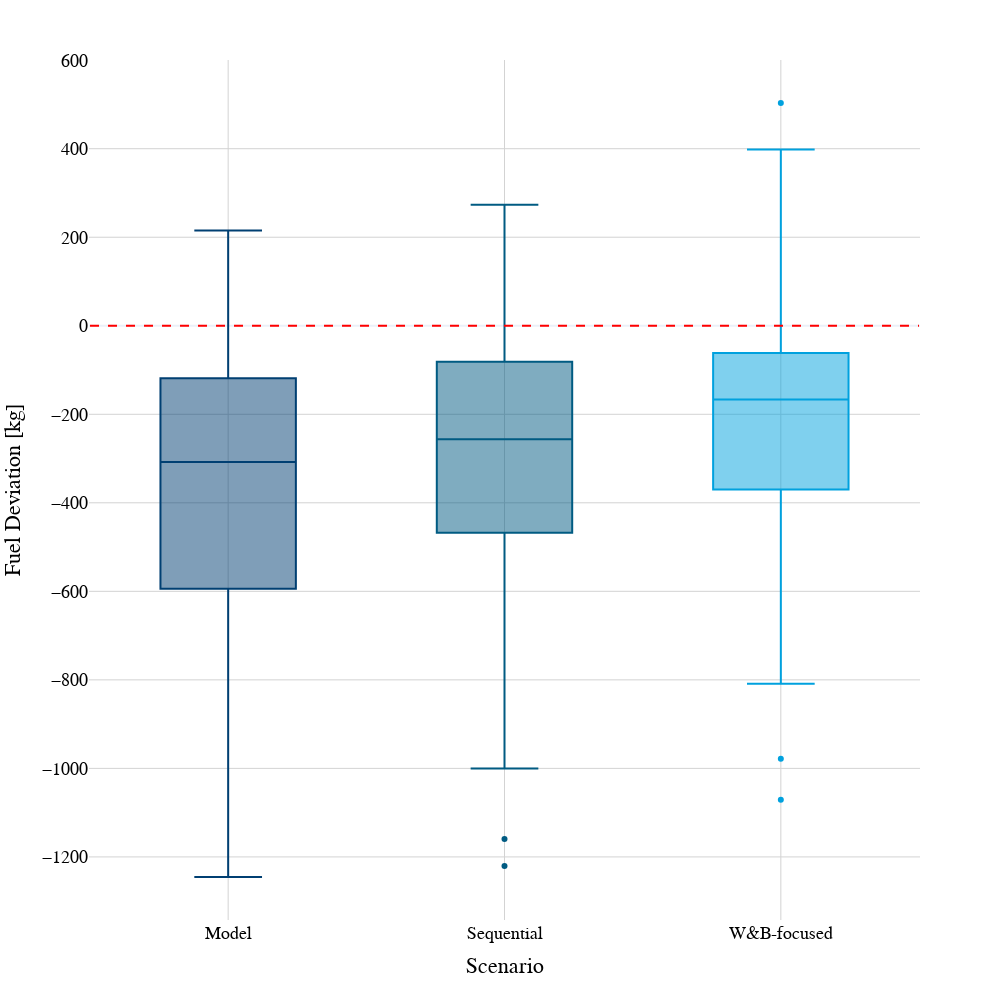

The notebook cell saved with this chart:
### Code cell
grouped_data = combined_results[:-2][['Fuel Deviation_model', 'Fuel Deviation_baseline', 'Fuel Deviation_optimized_actual']]
data_for_boxplot = grouped_data.melt(var_name='Model Type', value_name='Fuel Deviation')

model_type_mapping = {
    'Fuel Deviation_model': 'Model',
    'Fuel Deviation_baseline': 'Sequential',
    'Fuel Deviation_optimized_actual': 'W&B-focused'
}

# Replace model types with new labels
data_for_boxplot['Model Type'] = data_for_boxplot['Model Type'].map(model_type_mapping)


fig = px.box(data_for_boxplot, 
             x='Model Type', 
             y='Fuel Deviation', 
             color='Model Type',
             color_discrete_sequence=colors)

fig.update_layout(xaxis_title='Scenario',
                  yaxis_title='Fuel Deviation [kg]',
                  template='plotly_white', 
                  plot_bgcolor='white',  
                  paper_bgcolor='white',  
                  font=dict(family='Arial, sans-serif', size=18, color='black'),
                  height = 1000,
                  width = 1000,
                  showlegend=False
)

fig.add_shape(type='line',
              x0=-0.5,
              y0=0,
              x1=2.5,
              y1=0,
              line=dict(color='red', dash='dash'))

fig.update_xaxes(showgrid=True, gridwidth=1, gridcolor='LightGrey')
fig.update_yaxes(showgrid=True, gridwidth=1, gridcolor='LightGrey')
fig.show()

### Figure 1 — Plotly figure (JSON) as saved in the notebook; plotly's stock layout.template omitted (floating-point values rounded to 4 significant figures)
{"data": [{"alignmentgroup": "True", "hovertemplate": "Model Type=%{x}<br>Fuel Deviation=%{y}<extra></extra>", "legendgroup": "Model", "marker": {"color": "#003F72"}, "name": "Model", "notched": false, "offsetgroup": "Model", "orientation": "v", "showlegend": true, "type": "box", "x": ["Model", "Model", "Model", "Model", "Model", "Model", "Model", "Model", "Model", "Model", "Model", "Model", "Model", "Model", "Model", "Model", "Model", "Model", "Model", "Model", "Model", "Model", "Model", "Model", "Model", "Model", "Model", "Model", "Model", "Model", "Model", "Model", "Model", "Model", "Model", "Model", "Model", "Model", "Model", "Model", "Model", "Model", "Model", "Model", "Model", "Model", "Model", "Model", "Model", "Model", "Model", "Model", "Model", "Model", "Model", "Model", "Model", "Model", "Model", "Model", "Model", "Model", "Model", "Model", "Model", "Model", "Model", "Model", "Model", "Model", "Model", "Model", "Model", "Model", "Model", "Model", "Model", "Model", "Model", "Model", "Model", "Model", "Model", "Model", "Model", "Model", "Model", "Model", "Model", "Model", "Model", "Model", "Model", "Model", "Model", "Model", "Model", "Model", "Model", "Model", "Model", "Model", "Model", "Model", "Model", "Model", "Model", "Model", "Model", "Model", "Model"], "x0": " ", "xaxis": "x", "y": [-129.5, -638.2, -852.0, -321.2, -533.5, -156.6, -118.2, -1062.0, -625.0, -692.3, -359.5, -7.74, -300.8, -124.7, 31.3, -491.2, -93.52, -392.2, -1.482, 66.26, -307.8, -470.8, -28.37, -422.4, -722.0, -285.8, -739.9, -791.0, -525.8, -177.7, -594.7, -678.5, -701.7, -404.2, -148.9, -214.8, -211.7, -579.9, -217.9, -358.6, -324.0, -424.6, -498.9, -38.46, -741.8, -450.7, -611.1, -264.8, -758.4, -605.0, -375.5, -93.35, -670.6, -391.1, -906.7, 8.2, 30.15, -209.0, -190.2, -10.88, -36.68, -124.9, 10.01, -162.1, -292.6, -106.2, 142.8, -176.9, 215.3, -11.47, -79.85, -200.8, -744.8, -403.3, -176.3, -232.5, -109.3, -1101.0, -378.0, -419.7, -331.2, -829.9, -270.4, -440.6, -280.2, -279.3, -502.8, 74.33, -306.6, -394.5, -937.3, -516.4, -79.75, -571.0, -39.12, -593.5, -654.0, -635.9, -5.596, -219.6, -1245.0, -119.9, -7.523, -766.5, -711.6, -22.11, -128.1, -116.9, -850.2, -1165.0, -46.31], "y0": " ", "yaxis": "y"}, {"alignmentgroup": "True", "hovertemplate": "Model Type=%{x}<br>Fuel Deviation=%{y}<extra></extra>", "legendgroup": "Sequential", "marker": {"color": "#005B82"}, "name": "Sequential", "notched": false, "offsetgroup": "Sequential", "orientation": "v", "showlegend": true, "type": "box", "x": ["Sequential", "Sequential", "Sequential", "Sequential", "Sequential", "Sequential", "Sequential", "Sequential", "Sequential", "Sequential", "Sequential", "Sequential", "Sequential", "Sequential", "Sequential", "Sequential", "Sequential", "Sequential", "Sequential", "Sequential", "Sequential", "Sequential", "Sequential", "Sequential", "Sequential", "Sequential", "Sequential", "Sequential", "Sequential", "Sequential", "Sequential", "Sequential", "Sequential", "Sequential", "Sequential", "Sequential", "Sequential", "Sequential", "Sequential", "Sequential", "Sequential", "Sequential", "Sequential", "Sequential", "Sequential", "Sequential", "Sequential", "Sequential", "Sequential", "Sequential", "Sequential", "Sequential", "Sequential", "Sequential", "Sequential", "Sequential", "Sequential", "Sequential", "Sequential", "Sequential", "Sequential", "Sequential", "Sequential", "Sequential", "Sequential", "Sequential", "Sequential", "Sequential", "Sequential", "Sequential", "Sequential", "Sequential", "Sequential", "Sequential", "Sequential", "Sequential", "Sequential", "Sequential", "Sequential", "Sequential", "Sequential", "Sequential", "Sequential", "Sequential", "Sequential", "Sequential", "Sequential", "Sequential", "Sequential", "Sequential", "Sequential", "Sequential", "Sequential", "Sequential", "Sequential", "Sequential", "Sequential", "Sequential", "Sequential", "Sequential", "Sequential", "Sequential", "Sequential", "Sequential", "Sequential", "Sequential", "Sequential", "Sequential", "Sequential", "Sequential", "Sequential"], "x0": " ", "xaxis": "x", "y": [-199.0, -638.3, -851.9, -321.2, -533.5, -156.6, -118.2, -1000.0, -618.4, -389.4, -297.0, -7.714, -300.8, -124.8, -22.58, -426.5, -93.54, -392.3, -50.2, -50.13, -307.9, -470.7, -28.27, 38.69, -650.3, -258.9, -578.2, -442.1, -435.6, -161.8, -256.5, -579.2, -450.3, -390.9, -148.9, -39.25, -133.3, -536.9, -262.7, -381.8, -307.9, -541.5, -514.9, -9.239, -781.7, -170.2, -545.9, -261.7, -523.8, -147.5, -115.7, -86.26, -245.6, -304.8, -584.8, -39.66, -29.02, -87.78, -167.4, -10.82, 34.56, -115.9, 256.6, -161.9, -292.4, 127.9, 12.32, -176.9, -101.7, -156.6, -79.99, -15.74, -744.7, -403.3, 67.67, -61.22, -109.2, -859.2, 273.4, -419.5, -110.6, -774.7, -270.3, -411.7, -171.6, -192.4, -323.2, 1.306, -324.4, -368.4, -674.1, -561.0, -66.12, -457.7, -39.12, -593.5, -610.5, -625.0, 87.61, -248.9, -1221.0, -96.83, -2.771, -266.1, -686.7, 50.76, 59.98, -59.53, -875.7, -1160.0, -175.1], "y0": " ", "yaxis": "y"}, {"alignmentgroup": "True", "hovertemplate": "Model Type=%{x}<br>Fuel Deviation=%{y}<extra></extra>", "legendgroup": "W&B-focused", "marker": {"color": "#00A1DE"}, "name": "W&B-focused", "notched": false, "offsetgroup": "W&B-focused", "orientation": "v", "showlegend": true, "type": "box", "x": ["W&B-focused", "W&B-focused", "W&B-focused", "W&B-focused", "W&B-focused", "W&B-focused", "W&B-focused", "W&B-focused", "W&B-focused", "W&B-focused", "W&B-focused", "W&B-focused", "W&B-focused", "W&B-focused", "W&B-focused", "W&B-focused", "W&B-focused", "W&B-focused", "W&B-focused", "W&B-focused", "W&B-focused", "W&B-focused", "W&B-focused", "W&B-focused", "W&B-focused", "W&B-focused", "W&B-focused", "W&B-focused", "W&B-focused", "W&B-focused", "W&B-focused", "W&B-focused", "W&B-focused", "W&B-focused", "W&B-focused", "W&B-focused", "W&B-focused", "W&B-focused", "W&B-focused", "W&B-focused", "W&B-focused", "W&B-focused", "W&B-focused", "W&B-focused", "W&B-focused", "W&B-focused", "W&B-focused", "W&B-focused", "W&B-focused", "W&B-focused", "W&B-focused", "W&B-focused", "W&B-focused", "W&B-focused", "W&B-focused", "W&B-focused", "W&B-focused", "W&B-focused", "W&B-focused", "W&B-focused", "W&B-focused", "W&B-focused", "W&B-focused", "W&B-focused", "W&B-focused", "W&B-focused", "W&B-focused", "W&B-focused", "W&B-focused", "W&B-focused", "W&B-focused", "W&B-focused", "W&B-focused", "W&B-focused", "W&B-focused", "W&B-focused", "W&B-focused", "W&B-focused", "W&B-focused", "W&B-focused", "W&B-focused", "W&B-focused", "W&B-focused", "W&B-focused", "W&B-focused", "W&B-focused", "W&B-focused", "W&B-focused", "W&B-focused", "W&B-focused", "W&B-focused", "W&B-focused", "W&B-focused", "W&B-focused", "W&B-focused", "W&B-focused", "W&B-focused", "W&B-focused", "W&B-focused", "W&B-focused", "W&B-focused", "W&B-focused", "W&B-focused", "W&B-focused", "W&B-focused", "W&B-focused", "W&B-focused", "W&B-focused", "W&B-focused", "W&B-focused", "W&B-focused"], "x0": " ", "xaxis": "x", "y": [-178.5, -567.4, -4.411, -329.1, -309.8, -141.5, -116.6, -978.0, -510.7, 30.74, -5.738, -7.719, -300.3, -46.64, -22.6, -247.4, -93.52, -392.3, -50.13, -50.13, -307.9, -458.0, -28.34, -8.235, -378.8, -199.9, -358.1, -435.8, -147.2, -146.8, -112.5, -82.99, -371.7, -381.1, -117.6, -28.77, -80.69, -469.7, -229.1, -63.92, -138.7, -211.8, -413.6, -66.71, -289.8, -118.3, -535.1, -226.3, -754.7, -81.31, -128.3, -56.24, -222.2, -239.3, -582.7, -27.57, 10.61, -209.1, -92.6, -10.86, -36.84, -116.5, -144.2, -162.1, -292.3, -206.0, 12.24, -176.9, -130.7, -308.0, -79.82, -166.8, -744.6, -403.2, -176.4, -37.63, -109.4, -808.8, -93.1, -319.3, -180.4, -702.5, -270.3, -437.9, -178.2, -122.6, -92.2, 329.7, -323.4, -184.4, -415.2, -426.7, -40.63, -476.8, -42.67, -564.5, -624.9, -640.4, -34.06, -162.8, -1071.0, -61.1, 15.6, -160.0, -678.6, 61.8, 503.3, 398.4, -364.8, -451.2, 0.26], "y0": " ", "yaxis": "y"}], "layout": {"boxmode": "overlay", "font": {"color": "black", "family": "Arial, sans-serif", "size": 18}, "height": 1000, "legend": {"title": {"text": "Model Type"}, "tracegroupgap": 0}, "margin": {"t": 60}, "paper_bgcolor": "white", "plot_bgcolor": "white", "shapes": [{"line": {"color": "red", "dash": "dash"}, "type": "line", "x0": -0.5, "x1": 2.5, "y0": 0, "y1": 0}], "showlegend": false, "width": 1000, "xaxis": {"anchor": "y", "categoryarray": ["Model", "Sequential", "W&B-focused"], "categoryorder": "array", "domain": [0, 1], "gridcolor": "LightGrey", "gridwidth": 1, "showgrid": true, "title": {"text": "Scenario"}}, "yaxis": {"anchor": "x", "domain": [0, 1], "gridcolor": "LightGrey", "gridwidth": 1, "showgrid": true, "title": {"text": "Fuel Deviation [kg]"}}}}
